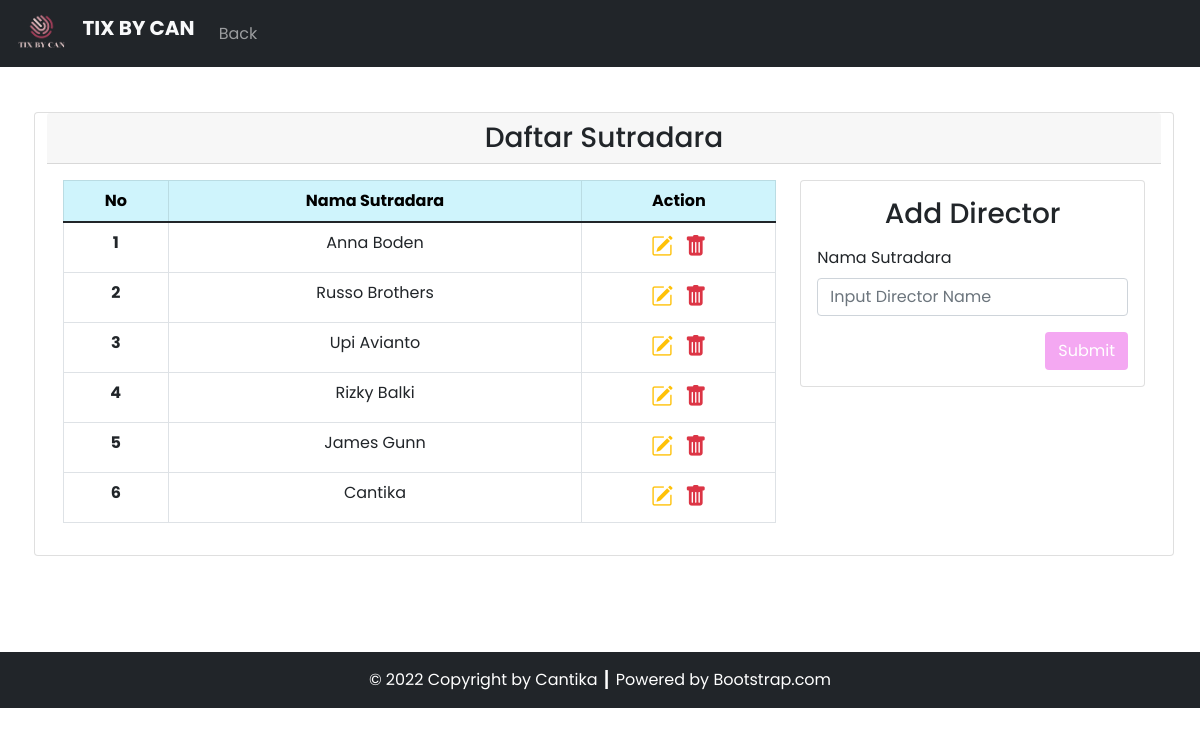
/sutradara.php, run on the app's committed database.
### tables this page shows
CREATE TABLE `sutradara` (
  `id_sutradara` int(11) NOT NULL,
  `nama_sutradara` varchar(100) NOT NULL
);

### config/db.php (called while the page is built)
<?php
$DB_HOST = "localhost";
$DB_USERNAME = "root";
$DB_PASSWORD = "";
$DB_NAME = "db_tp3";

### classes/DB.php (called while the page is built, shortened)
<?php
class DB
{
    private $hostname;
    private $username;
    private $password;
    private $dbname;
    private $conn;
    private $result;
    function __construct($hostname, $username, $password, $dbname)
    {
        $this->hostname = $hostname;
        $this->username = $username;
        $this->password = $password;
        $this->dbname = $dbname;
    }
    function open()
    {
        $this->conn = mysqli_connect($this->hostname, $this->username, $this->password, $this->dbname);
    }
    function execute($query)
    {
        $this->result = mysqli_query($this->conn, $query);
    }
    function getResult()
    {
        return mysqli_fetch_array($this->result);
    }
}

### classes/Sutradara.php (called while the page is built, shortened)
<?php
class Sutradara extends DB
{
    function getSutradara()
    {
        $query = "SELECT * FROM sutradara";
        return $this->execute($query);
    }
}
?>

### sutradara.php (the view, shortened to what this page needs)
<?php
include("config/db.php");
include("classes/DB.php");
include("classes/Sutradara.php");
$sutradara = new Sutradara($DB_HOST, $DB_USERNAME, $DB_PASSWORD, $DB_NAME);
$sutradara->open();
$dataHeader = null;
$dataContent = null;
if (!isset($_GET['id_update'], $_GET['id_delete']))
{
    $dataForm = "
            <div class='mb-3'>
              <label for='nama_sutradara' class='form-label'>Nama Sutradara</label>
              <input type='text' class='form-control' id='nama_sutradara' name='nama_sutradara' placeholder='Input Director Name' required />
            </div>
            <div class='float-end'>
                <button type='submit' class='btn btn-custom' name='btn-submit' id='btn-submit'>Submit</button>
            </div>
    ";
}
$dataHeader .= "
            <th scope='col'>No</th>
            <th scope='col'>Nama Sutradara</th>
            <th scope='col'>Action</th>
";
$sutradara->getSutradara();
$no = 1;
while ($row = $sutradara->getResult()) {
    $dataContent .= '
    <tr>
        <th scope="row">' . $no . '</th>
        <td>' . $row['nama_sutradara'] . '</td>
        <td style="font-size: 22px;">
            <a href="sutradara.php?id_update=' . $row['id_sutradara'] . '" title="Edit Data"><i class="bi bi-pencil-square text-warning"></i></a>&nbsp;
            <a href="sutradara.php?id_delete=' .$row['id_sutradara'] . '" title="Delete Data"><i class="bi bi-trash-fill text-danger"></i></a>
        </td>
    </tr>
    ';
    $no++;
}
?>

### data on the page
sutradara: nama_sutradara "Anna Boden"
sutradara: nama_sutradara "Russo Brothers"
sutradara: nama_sutradara "Upi Avianto"
sutradara: nama_sutradara "Rizky Balki"
sutradara: nama_sutradara "James Gunn"
sutradara: nama_sutradara "Cantika"

### other printed values
$this->content "TIX BY CAN Back Daftar Sutradara Add Director © 2022 Copyright by Cantika ┃ Powered by Bootstrap.com"
